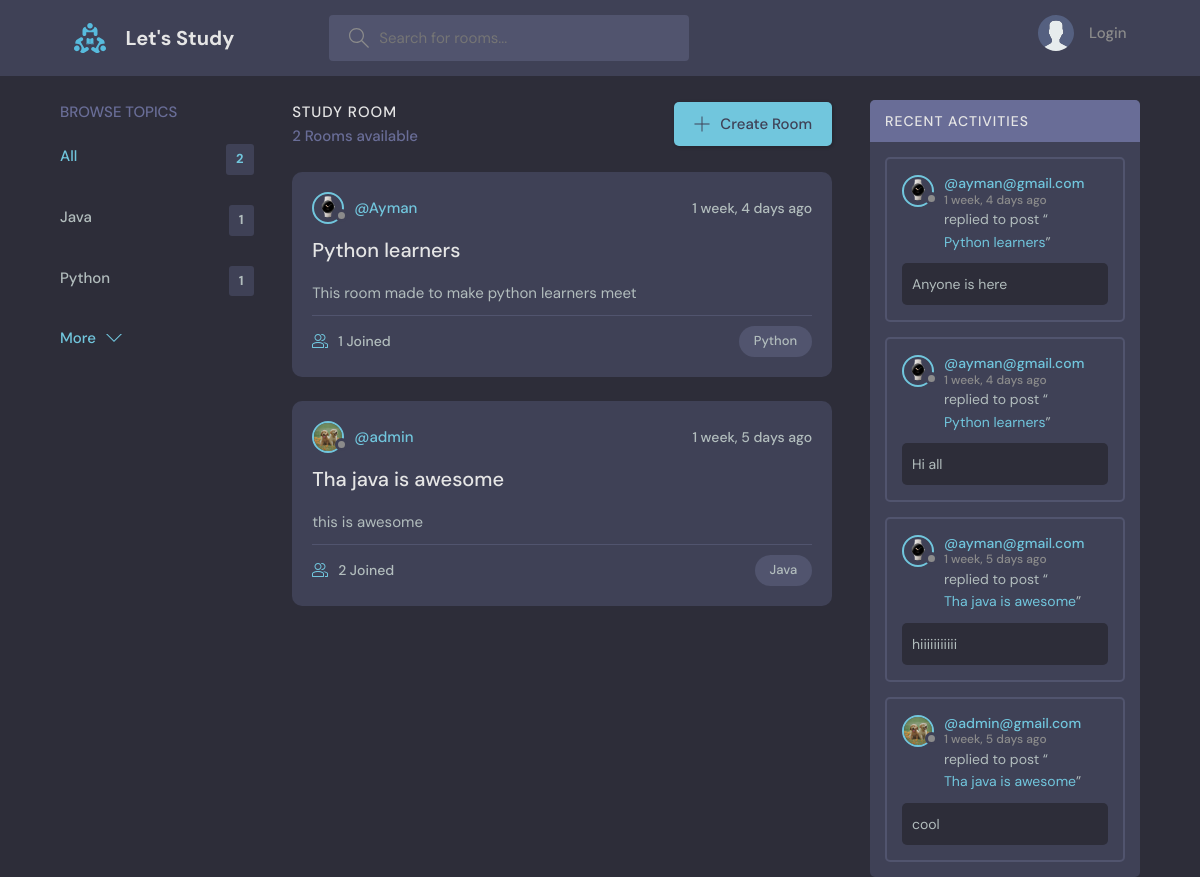
The page / on the database its author committed.
### base/models.py (models this page shows, shortened)
class Topic(models.Model):
    name = models.CharField(max_length=200)

class Room(models.Model):
    host =  models.ForeignKey(User, on_delete=models.SET_NULL, null=True)
    topic = models.ForeignKey(Topic, on_delete=models.SET_NULL, null=True)
    name = models.CharField(max_length=200)
    description = models.TextField(null=True, blank=True)
    participants = models.ManyToManyField(User, related_name='participants', blank=True)
    updated = models.DateTimeField(auto_now=True)
    created = models.DateTimeField(auto_now_add=True)
    class Meta:
        ordering = ['-updated', '-created']
    def __str__(self):
        return str(self.name)

class User(AbstractUser):
    name = models.CharField(max_length=200, null=True)
    email = models.EmailField(unique=True, null=True)
    bio = models.TextField(null=True)
    avatar = models.ImageField(null=True, default="avatar.svg")
    USERNAME_FIELD = 'email'
    REQUIRED_FIELDS = []

class Message(models.Model):
    user = models.ForeignKey(User, on_delete=models.CASCADE)
    room = models.ForeignKey(Room, on_delete=models.CASCADE)
    body = models.TextField()
    updated = models.DateTimeField(auto_now=True)
    created = models.DateTimeField(auto_now_add=True)
    class Meta:
        ordering = ['-updated', '-created']

### base/views.py (the view)
# urls.py: path('', views.home, name='home'),
def home(request):
    q = request.GET.get('q') if request.GET.get('q') != None else ''
    rooms = models.Room.objects.filter(
        Q(topic__name__icontains=q) |
        Q(name__icontains=q) |
        Q(description__icontains=q)
        )
    topics = models.Topic.objects.all()[0:5]
    room_count = rooms.count()
    room_messages = models.Message.objects.filter(Q(room__name__icontains=q))
    context = {
        'rooms' : rooms,
        'topics' : topics,
        'room_count' : room_count,
        'room_messages' : room_messages,
    }
    return render(request, 'base/home.html', context)

### templates/base/home.html (shortened to what this page needs)
{% extends 'parts/main.html' %}
{% block content %}
<main class="layout layout--3">
  <div class="container">
    {% include 'base/topics_component.html' %}
    <div class="roomList">
      <div class="roomList__header">
        <div>
          <h2>Study Room</h2>
          <p>{{topics.count}} Rooms available</p>
        </div>
        <a class="btn btn--main" href="{% url 'create-room' %}">
          <svg version="1.1" xmlns="http://www.w3.org/2000/svg" width="32" height="32" viewBox="0 0 32 32">
            <title>add</title>
            <path
              d="M16.943 0.943h-1.885v14.115h-14.115v1.885h14.115v14.115h1.885v-14.115h14.115v-1.885h-14.115v-14.115z"
            ></path>
          </svg>
          Create Room
        </a>
      </div>
      {% include 'base/feed_component.html' %}
    </div>
    {% include 'base/activity_component.html' %}
  </div>
</main>
{% endblock content %}

### templates/base/topics_component.html
<div class="topics">
    <div class="topics__header">
      <h2>Browse Topics</h2>
    </div>
    <ul class="topics__list">
      <li>
        <a href="{% url 'home' %}" class="active">All <span>{{topics.count}}</span></a>
      </li>
      {% for topic in topics %}
      <li>
        <a href="{% url 'home' %}?q={{topic.name}}">{{topic.name}} <span>{{topic.room_set.all.count}}</span></a>
      </li>
      {% endfor %}
    </ul>
    <a class="btn btn--link" href="{% url 'topics' %}">
      More
      <svg version="1.1" xmlns="http://www.w3.org/2000/svg" width="32" height="32" viewBox="0 0 32 32">
        <title>chevron-down</title>
        <path d="M16 21l-13-13h-3l16 16 16-16h-3l-13 13z"></path>
      </svg>
    </a>
</div>

### templates/base/feed_component.html (shortened to what this page needs)
{% for room in rooms %}
<div class="roomListRoom">
    <div class="roomListRoom__header">
      <a href="{% url 'user-profile' room.host.id %}" class="roomListRoom__author">
        <div class="avatar avatar--small">
          <img src="{{room.host.avatar.url}}" />
        </div>
        <span>@{{room.host.username}}</span>
      </a>
      <div class="roomListRoom__actions">
        <span>{{room.created|timesince}} ago</span>
      </div>
    </div>
    <div class="roomListRoom__content">
      <a href="{% url 'room' room.id %}">{{room.name}}</a>
      <p>{{room.description}}</p>
    </div>
    <div class="roomListRoom__meta">
      <a href="{% url 'room' room.id %}" class="roomListRoom__joined">
        {{room.participants.all.count}} Joined
      </a>
      <p class="roomListRoom__topic">{{room.topic.name}}</p>
    </div>
</div>
{% endfor %}

### templates/base/activity_component.html (shortened to what this page needs)
<div class="activities">
    <div class="activities__header">
      <h2>Recent Activities</h2>
    </div>
    {% for message in room_messages %}
    <div class="activities__box">
      <div class="activities__boxHeader roomListRoom__header">
        <a href="{% url 'user-profile' message.user.id %}" class="roomListRoom__author">
          <div class="avatar avatar--small">
            <img src="{{message.user.avatar.url}}" />
          </div>
          <p>
            @{{message.user}}
            <span>{{message.created|timesince}} ago</span>
          </p>
        </a>
      </div>
      <div class="activities__boxContent">
        <p>replied to post “<a href="{% url 'room' message.room.id %}">{{message.room}}</a>”</p>
        <div class="activities__boxRoomContent">
          {{message.body}}
        </div>
      </div>
    </div>
{% endfor %}
</div>

### rows shown on the page
Topic: name "Java", room_set.all.count "1"
Topic: name "Python", room_set.all.count "1"
Room: host.avatar (picture), host.username "Ayman", created "1 week, 4 days", name "Python learners", description "This room made to make python learners meet", participants.all.count "1", topic.name "Python"
Room: host.avatar (picture), host.username "admin", created "1 week, 5 days", name "Tha java is awesome", description "this is awesome", participants.all.count "2", topic.name "Java"
Message: user.avatar (picture), user "ayman@gmail.com", created "1 week, 4 days", room "Python learners", body "Anyone is here"
Message: user.avatar (picture), user "ayman@gmail.com", created "1 week, 4 days", room "Python learners", body "Hi all"
Message: user.avatar (picture), user "ayman@gmail.com", created "1 week, 5 days", room "Tha java is awesome", body "hiiiiiiiiiii"
Message: user.avatar (picture), user "admin@gmail.com", created "1 week, 5 days", room "Tha java is awesome", body "cool"

### other values the page prints
{{ topics.count }} "2"
